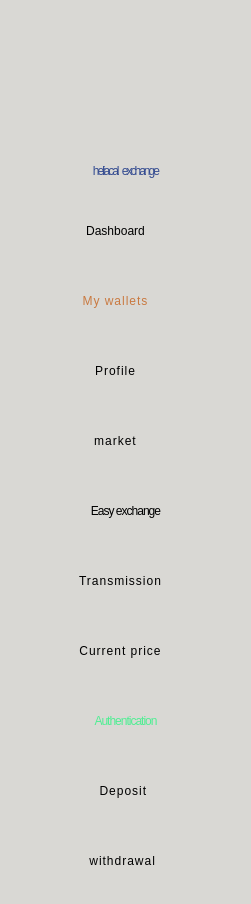
  <widget class="QWidget" name="widget_2" native="true">
   <property name="geometry">
    <rect>
     <x>1040</x>
     <y>0</y>
     <width>251</width>
     <height>904</height>
    </rect>
   </property>
   <property name="styleSheet">
    <string notr="true">background-color:#d9d8d4  ;</string>
   </property>
   <widget class="QPushButton" name="Mywallets_btn">
    <property name="geometry">
     <rect>
      <x>30</x>
      <y>280</y>
      <width>171</width>
      <height>41</height>
     </rect>
    </property>
    <property name="cursor">
     <cursorShape>PointingHandCursor</cursorShape>
    </property>
    <property name="styleSheet">
     <string notr="true">border:none;
color: #c97940;
font: 28pt &quot;Bangers&quot;;
letter-spacing: 1px;</string>
    </property>
    <property name="text">
     <string>My wallets</string>
    </property>
   </widget>
   <widget class="QPushButton" name="Transmission_btn">
    <property name="geometry">
     <rect>
      <x>10</x>
      <y>560</y>
      <width>221</width>
      <height>41</height>
     </rect>
    </property>
    <property name="cursor">
     <cursorShape>PointingHandCursor</cursorShape>
    </property>
    <property name="styleSheet">
     <string notr="true">border:none;
color: rgb(0, 0, 0);
font: 28pt &quot;Bangers&quot;;
letter-spacing: 1px;</string>
    </property>
    <property name="text">
     <string>Transmission</string>
    </property>
   </widget>
   <widget class="QLabel" name="app_logo">
    <property name="enabled">
     <bool>true</bool>
    </property>
    <property name="geometry">
     <rect>
      <x>0</x>
      <y>0</y>
      <width>251</width>
      <height>151</height>
     </rect>
    </property>
    <property name="text">
     <string/>
    </property>
    <property name="pixmap">
     <pixmap>E:/Downloads/logo for a currency exchange named heliacal (1).png</pixmap>
    </property>
    <property name="scaledContents">
     <bool>true</bool>
    </property>
    <property name="indent">
     <number>-6</number>
    </property>
   </widget>
   <widget class="QPushButton" name="Dashboard_btn">
    <property name="geometry">
     <rect>
      <x>20</x>
      <y>210</y>
      <width>191</width>
      <height>41</height>
     </rect>
    </property>
    <property name="cursor">
     <cursorShape>PointingHandCursor</cursorShape>
    </property>
    <property name="styleSheet">
     <string notr="true">border:none;
font: 28pt &quot;Bangers&quot;;
color: rgb(0, 0, 0);

</string>
    </property>
    <property name="text">
     <string>Dashboard</string>
    </property>
   </widget>
   <widget class="QPushButton" name="Authentication_btn">
    <property name="geometry">
     <rect>
      <x>10</x>
      <y>700</y>
      <width>231</width>
      <height>41</height>
     </rect>
    </property>
    <property name="cursor">
     <cursorShape>PointingHandCursor</cursorShape>
    </property>
    <property name="styleSheet">
     <string notr="true">border:none;
color: #4fee93;
font: 28pt &quot;Bangers&quot;;
letter-spacing: -1px;</string>
    </property>
    <property name="text">
     <string>Authentication</string>
    </property>
   </widget>
   <widget class="QLabel" name="app_name">
    <property name="enabled">
     <bool>false</bool>
    </property>
    <property name="geometry">
     <rect>
      <x>0</x>
      <y>150</y>
      <width>251</width>
      <height>41</height>
     </rect>
    </property>
    <property name="styleSheet">
     <string notr="true">           border: none;  
color: #344b90;
background-color: #d9d8d4;
font: 22pt &quot;Rubik Wet Paint&quot;;
letter-spacing: -2px;
word-spacing: 3px;
</string>
    </property>
    <property name="text">
     <string>heliacal exchange</string>
    </property>
    <property name="alignment">
     <set>Qt::AlignmentFlag::AlignCenter</set>
    </property>
   </widget>
   <widget class="QPushButton" name="easyexchange_btn">
    <property name="geometry">
     <rect>
      <x>20</x>
      <y>490</y>
      <width>211</width>
      <height>41</height>
     </rect>
    </property>
    <property name="cursor">
     <cursorShape>PointingHandCursor</cursorShape>
    </property>
    <property name="styleSheet">
     <string notr="true">border:none;
color: rgb(0, 0, 0);
font: 28pt &quot;Bangers&quot;;
letter-spacing: -1px;</string>
    </property>
    <property name="text">
     <string>Easy exchange</string>
    </property>
   </widget>
   <widget class="QPushButton" name="Profile_btn">
    <property name="geometry">
     <rect>
      <x>10</x>
      <y>350</y>
      <width>211</width>
      <height>41</height>
     </rect>
    </property>
    <property name="cursor">
     <cursorShape>PointingHandCursor</cursorShape>
    </property>
    <property name="styleSheet">
     <string notr="true">border:none;
color: rgb(0, 0, 0);
font: 28pt &quot;Bangers&quot;;
letter-spacing: 1px;</string>
    </property>
    <property name="text">
     <string>Profile</string>
    </property>
   </widget>
   <widget class="QPushButton" name="currentprice_btn">
    <property name="geometry">
     <rect>
      <x>10</x>
      <y>630</y>
      <width>221</width>
      <height>41</height>
     </rect>
    </property>
    <property name="cursor">
     <cursorShape>PointingHandCursor</cursorShape>
    </property>
    <property name="styleSheet">
     <string notr="true">border:none;
color: rgb(0, 0, 0);
font: 28pt &quot;Bangers&quot;;
letter-spacing: 1px;</string>
    </property>
    <property name="text">
     <string>Current price</string>
    </property>
   </widget>
   <widget class="QPushButton" name="Settings_btn">
    <property name="geometry">
     <rect>
      <x>40</x>
      <y>770</y>
      <width>171</width>
      <height>41</height>
     </rect>
    </property>
    <property name="cursor">
     <cursorShape>PointingHandCursor</cursorShape>
    </property>
    <property name="styleSheet">
     <string notr="true">border:none;
color: rgb(0, 0, 0);
font: 28pt &quot;Bangers&quot;;
letter-spacing: 1px;</string>
    </property>
    <property name="text">
     <string>Deposit </string>
    </property>
   </widget>
   <widget class="QPushButton" name="market_btn">
    <property name="geometry">
     <rect>
      <x>30</x>
      <y>420</y>
      <width>171</width>
      <height>41</height>
     </rect>
    </property>
    <property name="cursor">
     <cursorShape>PointingHandCursor</cursorShape>
    </property>
    <property name="styleSheet">
     <string notr="true">border:none;
color: rgb(0, 0, 0);
font: 28pt &quot;Bangers&quot;;
letter-spacing: 1px;</string>
    </property>
    <property name="text">
     <string>market</string>
    </property>
   </widget>
   <widget class="QPushButton" name="Settings_btn_2">
    <property name="geometry">
     <rect>
      <x>20</x>
      <y>840</y>
      <width>201</width>
      <height>41</height>
     </rect>
    </property>
    <property name="cursor">
     <cursorShape>PointingHandCursor</cursorShape>
    </property>
    <property name="styleSheet">
     <string notr="true">border:none;
color: rgb(0, 0, 0);
font: 28pt &quot;Bangers&quot;;
letter-spacing: 1px;</string>
    </property>
    <property name="text">
     <string> withdrawal</string>
    </property>
   </widget>
  </widget>
